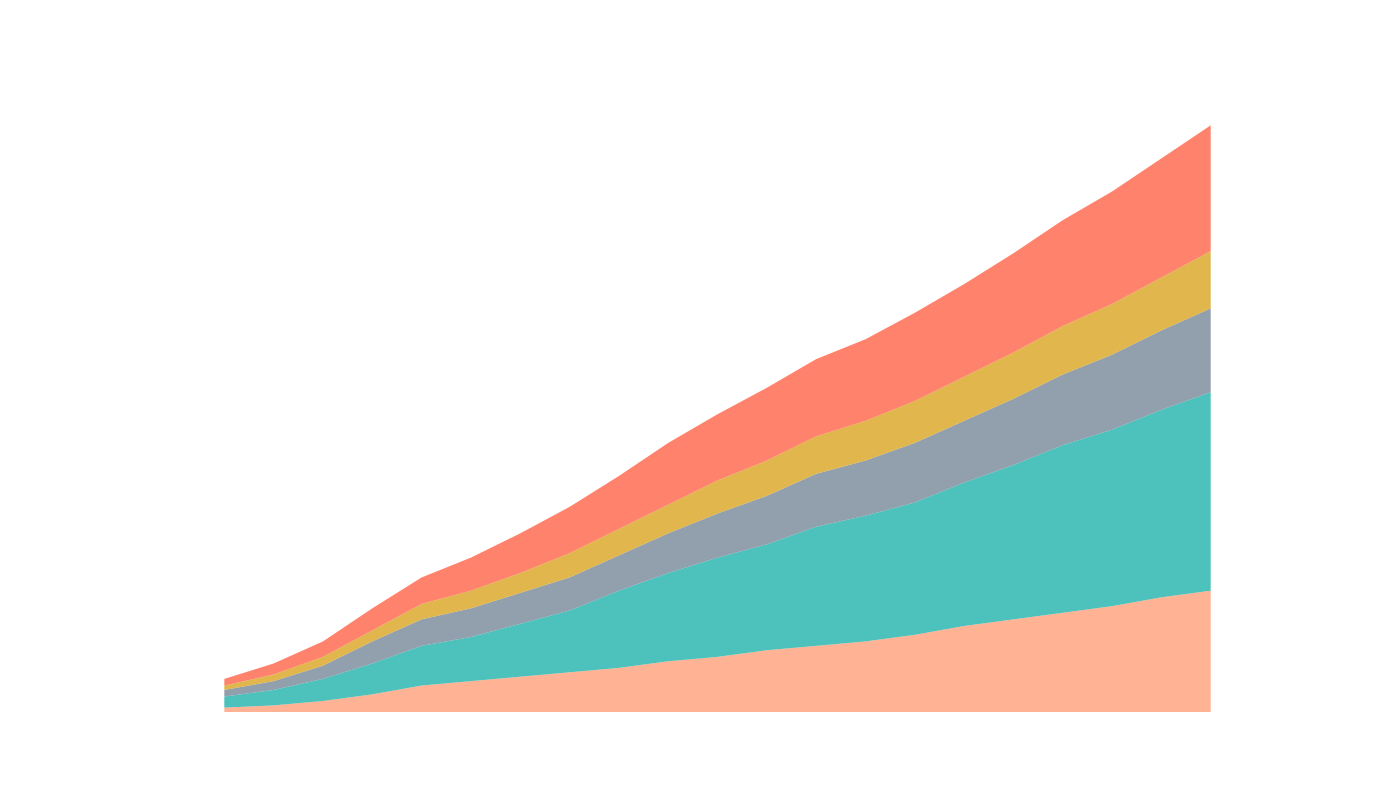

Recreate this plot in Python.
import matplotlib.pyplot as plt
import numpy as np

# Data preparation
years = np.arange(2000, 2021)
migration_africa = np.array([2, 3, 5, 8, 12, 14, 16, 18, 20, 23, 25, 28, 30, 32, 35, 39, 42, 45, 48, 52, 55])
migration_asia = np.array([5, 7, 10, 14, 18, 20, 24, 28, 35, 40, 45, 48, 54, 57, 60, 65, 70, 76, 80, 85, 90])
migration_europe = np.array([3, 4, 6, 10, 12, 13, 14, 15, 16, 18, 20, 22, 24, 25, 27, 28, 30, 32, 34, 36, 38])
migration_namerica = np.array([2, 3, 4, 5, 7, 8, 9, 11, 12, 13, 15, 16, 17, 18, 19, 20, 21, 22, 23, 24, 26])
migration_samerica = np.array([3, 5, 7, 10, 12, 15, 18, 21, 24, 28, 30, 33, 35, 37, 40, 42, 45, 48, 51, 54, 57])

# Stack the data for plotting
migration_data = np.vstack([migration_africa, migration_asia, migration_europe, migration_namerica, migration_samerica])

# Plot the stacked area chart
fig, ax = plt.subplots(figsize=(14, 8))

ax.stackplot(years, migration_data, colors=['#FFA07A', '#20B2AA', '#778899', '#DAA520', '#FF6347'], alpha=0.8)

# Remove axis labels
ax.set_xticks([])
ax.set_yticks([])

# Remove spines to eliminate borders
ax.spines['top'].set_visible(False)
ax.spines['right'].set_visible(False)
ax.spines['left'].set_visible(False)
ax.spines['bottom'].set_visible(False)

# Show the plot
plt.show()
